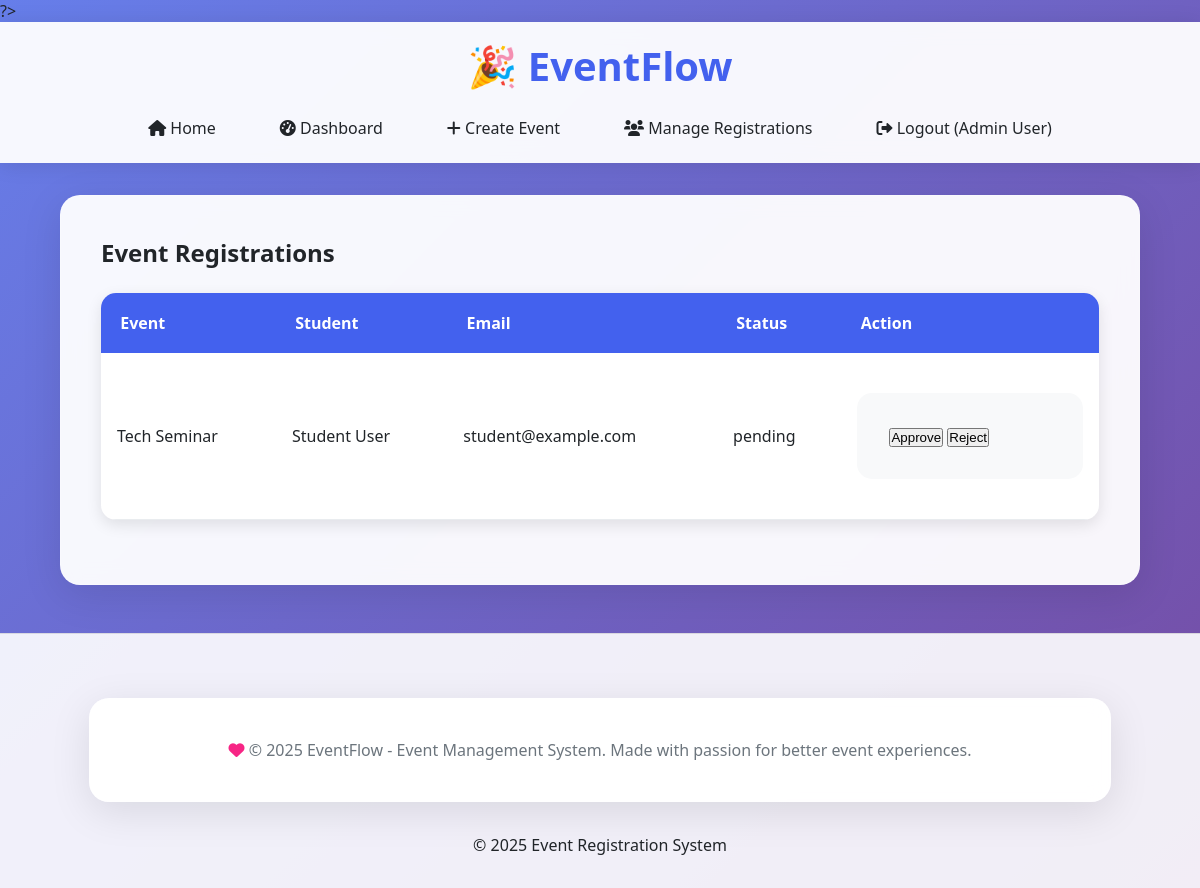
/registrations.php (signed in), run on the app's committed database.
### tables this page shows
CREATE TABLE registrations (
  id INT AUTO_INCREMENT PRIMARY KEY,
  event_id INT NOT NULL,
  user_id INT NOT NULL,
  status ENUM('pending','approved','rejected') DEFAULT 'pending',
  payment_status ENUM('pending', 'paid', 'free') DEFAULT 'pending',
  registered_at TIMESTAMP DEFAULT CURRENT_TIMESTAMP,
  FOREIGN KEY (event_id) REFERENCES events(id) ON DELETE CASCADE,
  FOREIGN KEY (user_id) REFERENCES users(id) ON DELETE CASCADE
);

CREATE TABLE events (
  id INT AUTO_INCREMENT PRIMARY KEY,
  title VARCHAR(255) NOT NULL,
  description TEXT NOT NULL,
  event_date DATE NOT NULL,
  cost DECIMAL(10,2) DEFAULT 0.00,
  created_by INT NOT NULL,
  created_at TIMESTAMP DEFAULT CURRENT_TIMESTAMP,
  FOREIGN KEY (created_by) REFERENCES users(id) ON DELETE CASCADE
);

CREATE TABLE users (
  id INT AUTO_INCREMENT PRIMARY KEY,
  name VARCHAR(100) NOT NULL,
  email VARCHAR(100) UNIQUE NOT NULL,
  password VARCHAR(255) NOT NULL,
  phone VARCHAR(20),
  department VARCHAR(100),
  role ENUM('admin','organizer','student') NOT NULL,
  approved TINYINT(1) DEFAULT 0,
  created_at TIMESTAMP DEFAULT CURRENT_TIMESTAMP
);

### functions.php (called while the page is built, shortened)
<?php
if (!function_exists('e')) {
    function e($string) {
        return htmlspecialchars($string, ENT_QUOTES, 'UTF-8');
    }
}
?>

### registrations.php (the view, shortened to what this page needs)
<?php
require_once 'includes/functions.php';
$database = new Database();
$pdo = $database->getConnection();
if ($_SESSION['user']['role'] == 'organizer') {
    $stmt = $pdo->prepare("SELECT r.*, u.name as student, u.email, e.title
                           FROM registrations r
                           JOIN users u ON r.user_id=u.id
                           JOIN events e ON r.event_id=e.id
                           WHERE e.created_by=?");
    $stmt->execute([$_SESSION['user']['id']]);
} else {
    $stmt = $pdo->query("SELECT r.*, u.name as student, u.email, e.title
                         FROM registrations r
                         JOIN users u ON r.user_id=u.id
                         JOIN events e ON r.event_id=e.id");
}
$regs = $stmt->fetchAll();
?>
<?php include 'includes/header.php'; ?>
<div class="container">
  <h2>Event Registrations</h2>
  <table class="table">
    <tr><th>Event</th><th>Student</th><th>Email</th><th>Status</th><th>Action</th></tr>
    <?php foreach($regs as $r): ?>
      <tr>
        <td><?= e($r['title']); ?></td>
        <td><?= e($r['student']); ?></td>
        <td><?= e($r['email']); ?></td>
        <td><?= e($r['status']); ?></td>
        <td>
          <?php if($r['status']=='pending'): ?>
            <form method="post" action="update_status.php">
              <button type="submit" name="status" value="approved">Approve</button>
              <button type="submit" name="status" value="rejected">Reject</button>
            </form>
          <?php endif; ?>
        </td>
      </tr>
    <?php endforeach; ?>
  </table>
</div>
<?php include 'includes/footer.php'; ?>

### style.css (style rules this page uses)
* { margin: 0; padding: 0; box-sizing: border-box; }
:root { --primary: #4361ee; --secondary: #3a0ca3; --accent: #f72585; --success: #4cc9f0; --warning: #f9c74f; --danger: #f94144; --light: #f8f9fa; --dark: #212529; --gray: #6c757d; --light-gray: #e9ecef; }
body { font-family: 'Segoe UI', Tahoma, Geneva, Verdana, sans-serif; background: linear-gradient(135deg, #667eea 0%, #764ba2 100%); min-height: 100vh; margin: 0; padding: 0; color: var(--dark); }
.container { background: rgba(255, 255, 255, 0.95); backdrop-filter: blur(10px); padding: 2.5rem; margin: 2rem auto; width: 90%; max-width: 1200px; border-radius: 20px; box-shadow: 0 10px 40px rgba(0, 0, 0, 0.1); border: 1px solid rgba(255, 255, 255, 0.2); }
form { background: var(--light); padding: 2rem; border-radius: 15px; margin: 1.5rem 0; }
.table { width: 100%; border-collapse: collapse; margin: 1.5rem 0; background: white; border-radius: 15px; overflow: hidden; box-shadow: 0 5px 15px rgba(0, 0, 0, 0.1); }
.table th { background: var(--primary); color: white; padding: 1.2rem; text-align: left; font-weight: 600; }
.table td { padding: 1rem; border-bottom: 1px solid var(--light-gray); }
.container { animation: fadeIn 0.6s ease-out; }

### data on the page
registrations: event.title "Tech Seminar", user.name "Student User", user.email "student@example.com", status "pending"

### other printed values
$_SESSION['user']['name'] "Admin User"
